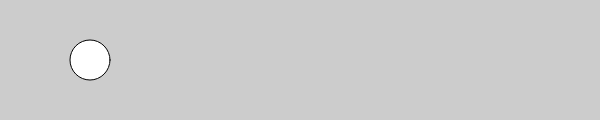
Frame 1 (no input)
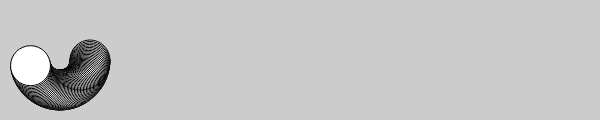
Frame 60 (no input)
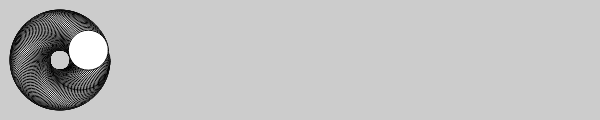
Frame 120 (the mouse pressed at the canvas centre since frame 60)

The p5.js sketch that drew these frames (run headless with seeded random() and noise() and a simulated clock; from frame 60 on, the mouse is pressed at the canvas centre):

// p5.js sketch
// ── sketch.js
var angle = 0.0;
var offset = 60;
var scalar = 30;
var speed = 0.05;

function setup() {
  createCanvas(600, 120);
  background(204);
}

function draw() {
  var x = offset + cos(angle) * scalar;
  var y = offset + sin(angle) * scalar;
  ellipse( x, y, 40, 40);
  angle += speed;
}
